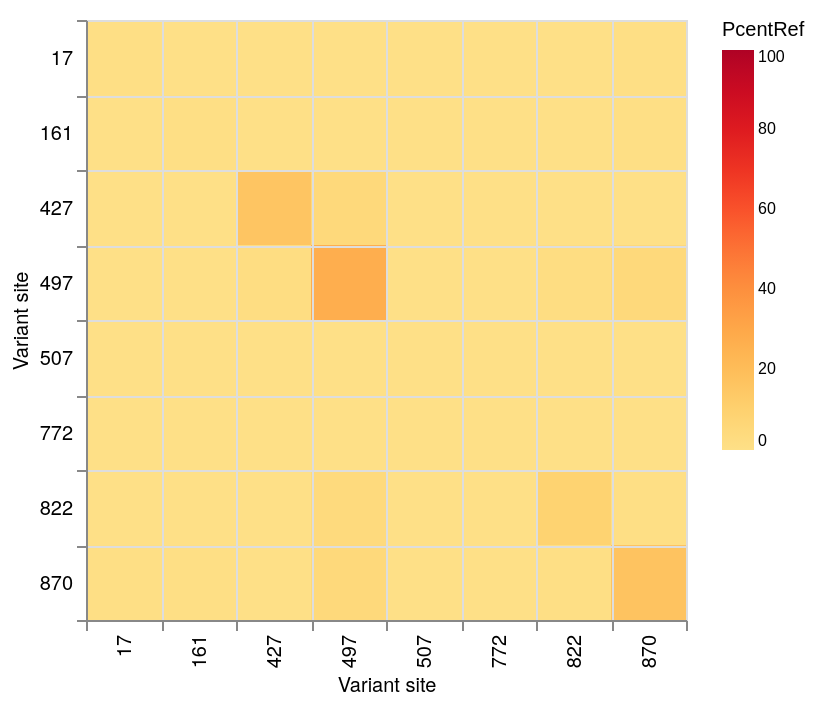

The Vega-Lite source for this figure:
### Vega-Lite specification from a JSON file in a GitHub repository (floating-point values rounded to 4 significant figures)
{"$schema": "https://vega.github.io/schema/vega-lite/v5.json", "data": {"values": [{"SNP1": 17, "SNP2": 17, "Alt": 156, "Ref": 1, "Total": 165, "PcentAlt": 95.0, "PcentRef": 1.0}, {"SNP1": 17, "SNP2": 161, "Alt": 102, "Ref": 0, "Total": 165, "PcentAlt": 62.0, "PcentRef": 0.0}, {"SNP1": 17, "SNP2": 427, "Alt": 48, "Ref": 0, "Total": 165, "PcentAlt": 29.0, "PcentRef": 0.0}, {"SNP1": 17, "SNP2": 497, "Alt": 87, "Ref": 0, "Total": 165, "PcentAlt": 53.0, "PcentRef": 0.0}, {"SNP1": 17, "SNP2": 507, "Alt": 116, "Ref": 0, "Total": 165, "PcentAlt": 70.0, "PcentRef": 0.0}, {"SNP1": 17, "SNP2": 772, "Alt": 92, "Ref": 0, "Total": 165, "PcentAlt": 56.0, "PcentRef": 0.0}, {"SNP1": 17, "SNP2": 822, "Alt": 65, "Ref": 0, "Total": 165, "PcentAlt": 39.0, "PcentRef": 0.0}, {"SNP1": 17, "SNP2": 870, "Alt": 82, "Ref": 1, "Total": 165, "PcentAlt": 50.0, "PcentRef": 1.0}, {"SNP1": 161, "SNP2": 17, "Alt": 102, "Ref": 0, "Total": 160, "PcentAlt": 64.0, "PcentRef": 0.0}, {"SNP1": 161, "SNP2": 161, "Alt": 158, "Ref": 1, "Total": 160, "PcentAlt": 99.0, "PcentRef": 1.0}, {"SNP1": 161, "SNP2": 427, "Alt": 44, "Ref": 0, "Total": 160, "PcentAlt": 28.0, "PcentRef": 0.0}, {"SNP1": 161, "SNP2": 497, "Alt": 86, "Ref": 0, "Total": 160, "PcentAlt": 54.0, "PcentRef": 0.0}, {"SNP1": 161, "SNP2": 507, "Alt": 118, "Ref": 0, "Total": 160, "PcentAlt": 74.0, "PcentRef": 0.0}, {"SNP1": 161, "SNP2": 772, "Alt": 104, "Ref": 0, "Total": 160, "PcentAlt": 65.0, "PcentRef": 0.0}, {"SNP1": 161, "SNP2": 822, "Alt": 62, "Ref": 0, "Total": 160, "PcentAlt": 39.0, "PcentRef": 0.0}, {"SNP1": 161, "SNP2": 870, "Alt": 84, "Ref": 1, "Total": 160, "PcentAlt": 52.0, "PcentRef": 1.0}, {"SNP1": 427, "SNP2": 17, "Alt": 48, "Ref": 0, "Total": 85, "PcentAlt": 56.0, "PcentRef": 0.0}, {"SNP1": 427, "SNP2": 161, "Alt": 44, "Ref": 0, "Total": 85, "PcentAlt": 52.0, "PcentRef": 0.0}, {"SNP1": 427, "SNP2": 427, "Alt": 66, "Ref": 14, "Total": 85, "PcentAlt": 78.0, "PcentRef": 16.0}, {"SNP1": 427, "SNP2": 497, "Alt": 46, "Ref": 4, "Total": 85, "PcentAlt": 54.0, "PcentRef": 5.0}, {"SNP1": 427, "SNP2": 507, "Alt": 47, "Ref": 0, "Total": 85, "PcentAlt": 55.0, "PcentRef": 0.0}, {"SNP1": 427, "SNP2": 772, "Alt": 45, "Ref": 0, "Total": 85, "PcentAlt": 53.0, "PcentRef": 0.0}, {"SNP1": 427, "SNP2": 822, "Alt": 23, "Ref": 0, "Total": 85, "PcentAlt": 27.0, "PcentRef": 0.0}, {"SNP1": 427, "SNP2": 870, "Alt": 34, "Ref": 0, "Total": 85, "PcentAlt": 40.0, "PcentRef": 0.0}, {"SNP1": 497, "SNP2": 17, "Alt": 87, "Ref": 0, "Total": 184, "PcentAlt": 47.0, "PcentRef": 0.0}, {"SNP1": 497, "SNP2": 161, "Alt": 86, "Ref": 0, "Total": 184, "PcentAlt": 47.0, "PcentRef": 0.0}, {"SNP1": 497, "SNP2": 427, "Alt": 46, "Ref": 4, "Total": 184, "PcentAlt": 25.0, "PcentRef": 2.0}, {"SNP1": 497, "SNP2": 497, "Alt": 135, "Ref": 49, "Total": 184, "PcentAlt": 73.0, "PcentRef": 27.0}, {"SNP1": 497, "SNP2": 507, "Alt": 100, "Ref": 0, "Total": 184, "PcentAlt": 54.0, "PcentRef": 0.0}, {"SNP1": 497, "SNP2": 772, "Alt": 80, "Ref": 0, "Total": 184, "PcentAlt": 43.0, "PcentRef": 0.0}, {"SNP1": 497, "SNP2": 822, "Alt": 48, "Ref": 4, "Total": 184, "PcentAlt": 26.0, "PcentRef": 2.0}, {"SNP1": 497, "SNP2": 870, "Alt": 69, "Ref": 9, "Total": 184, "PcentAlt": 38.0, "PcentRef": 5.0}, {"SNP1": 507, "SNP2": 17, "Alt": 116, "Ref": 0, "Total": 182, "PcentAlt": 64.0, "PcentRef": 0.0}, {"SNP1": 507, "SNP2": 161, "Alt": 118, "Ref": 0, "Total": 182, "PcentAlt": 65.0, "PcentRef": 0.0}, {"SNP1": 507, "SNP2": 427, "Alt": 47, "Ref": 0, "Total": 182, "PcentAlt": 26.0, "PcentRef": 0.0}, {"SNP1": 507, "SNP2": 497, "Alt": 100, "Ref": 0, "Total": 182, "PcentAlt": 55.0, "PcentRef": 0.0}, {"SNP1": 507, "SNP2": 507, "Alt": 181, "Ref": 0, "Total": 182, "PcentAlt": 99.0, "PcentRef": 0.0}, {"SNP1": 507, "SNP2": 772, "Alt": 105, "Ref": 0, "Total": 182, "PcentAlt": 58.0, "PcentRef": 0.0}, {"SNP1": 507, "SNP2": 822, "Alt": 67, "Ref": 0, "Total": 182, "PcentAlt": 37.0, "PcentRef": 0.0}, {"SNP1": 507, "SNP2": 870, "Alt": 97, "Ref": 0, "Total": 182, "PcentAlt": 53.0, "PcentRef": 0.0}, {"SNP1": 772, "SNP2": 17, "Alt": 92, "Ref": 0, "Total": 175, "PcentAlt": 53.0, "PcentRef": 0.0}, {"SNP1": 772, "SNP2": 161, "Alt": 104, "Ref": 0, "Total": 175, "PcentAlt": 59.0, "PcentRef": 0.0}, {"SNP1": 772, "SNP2": 427, "Alt": 45, "Ref": 0, "Total": 175, "PcentAlt": 26.0, "PcentRef": 0.0}, {"SNP1": 772, "SNP2": 497, "Alt": 80, "Ref": 0, "Total": 175, "PcentAlt": 46.0, "PcentRef": 0.0}, {"SNP1": 772, "SNP2": 507, "Alt": 105, "Ref": 0, "Total": 175, "PcentAlt": 60.0, "PcentRef": 0.0}, {"SNP1": 772, "SNP2": 772, "Alt": 152, "Ref": 0, "Total": 175, "PcentAlt": 87.0, "PcentRef": 0.0}, {"SNP1": 772, "SNP2": 822, "Alt": 58, "Ref": 0, "Total": 175, "PcentAlt": 33.0, "PcentRef": 0.0}, {"SNP1": 772, "SNP2": 870, "Alt": 78, "Ref": 0, "Total": 175, "PcentAlt": 45.0, "PcentRef": 0.0}, {"SNP1": 822, "SNP2": 17, "Alt": 65, "Ref": 0, "Total": 101, "PcentAlt": 64.0, "PcentRef": 0.0}, {"SNP1": 822, "SNP2": 161, "Alt": 62, "Ref": 0, "Total": 101, "PcentAlt": 61.0, "PcentRef": 0.0}, {"SNP1": 822, "SNP2": 427, "Alt": 23, "Ref": 0, "Total": 101, "PcentAlt": 23.0, "PcentRef": 0.0}, {"SNP1": 822, "SNP2": 497, "Alt": 48, "Ref": 4, "Total": 101, "PcentAlt": 48.0, "PcentRef": 4.0}, {"SNP1": 822, "SNP2": 507, "Alt": 67, "Ref": 0, "Total": 101, "PcentAlt": 66.0, "PcentRef": 0.0}, {"SNP1": 822, "SNP2": 772, "Alt": 58, "Ref": 0, "Total": 101, "PcentAlt": 57.0, "PcentRef": 0.0}, {"SNP1": 822, "SNP2": 822, "Alt": 91, "Ref": 9, "Total": 101, "PcentAlt": 90.0, "PcentRef": 9.0}, {"SNP1": 822, "SNP2": 870, "Alt": 46, "Ref": 1, "Total": 101, "PcentAlt": 46.0, "PcentRef": 1.0}, {"SNP1": 870, "SNP2": 17, "Alt": 82, "Ref": 1, "Total": 175, "PcentAlt": 47.0, "PcentRef": 1.0}, {"SNP1": 870, "SNP2": 161, "Alt": 84, "Ref": 1, "Total": 175, "PcentAlt": 48.0, "PcentRef": 1.0}, {"SNP1": 870, "SNP2": 427, "Alt": 34, "Ref": 0, "Total": 175, "PcentAlt": 19.0, "PcentRef": 0.0}, {"SNP1": 870, "SNP2": 497, "Alt": 69, "Ref": 9, "Total": 175, "PcentAlt": 39.0, "PcentRef": 5.0}, {"SNP1": 870, "SNP2": 507, "Alt": 97, "Ref": 0, "Total": 175, "PcentAlt": 55.0, "PcentRef": 0.0}, {"SNP1": 870, "SNP2": 772, "Alt": 78, "Ref": 0, "Total": 175, "PcentAlt": 45.0, "PcentRef": 0.0}, {"SNP1": 870, "SNP2": 822, "Alt": 46, "Ref": 1, "Total": 175, "PcentAlt": 26.0, "PcentRef": 1.0}, {"SNP1": 870, "SNP2": 870, "Alt": 133, "Ref": 29, "Total": 175, "PcentAlt": 76.0, "PcentRef": 17.0}]}, "mark": "rect", "width": 300, "height": 300, "title": {"fontSize": 16}, "encoding": {"y": {"field": "SNP1", "type": "ordinal", "title": "Variant site", "axis": {"labelFont": "Helvetica Neue", "titleFontSize": 10, "titleFontWeight": 400, "labelFontWeight": 300, "titleFont": "Helvetica Neue"}}, "x": {"field": "SNP2", "type": "ordinal", "title": "Variant site", "axis": {"labelFont": "Helvetica Neue", "titleFontSize": 10, "titleFontWeight": 400, "labelFontWeight": 300, "titleFont": "Helvetica Neue"}}, "color": {"type": "quantitative", "field": "PcentRef", "scale": {"domain": [0, 100], "scheme": "yelloworangered"}}}, "config": {"legend": {"labelFontSize": 8, "titleFontWeight": 300, "labelFontWeight": 300, "titleFontSize": 10}, "axis": {"grid": true, "tickBand": "extent"}}}
